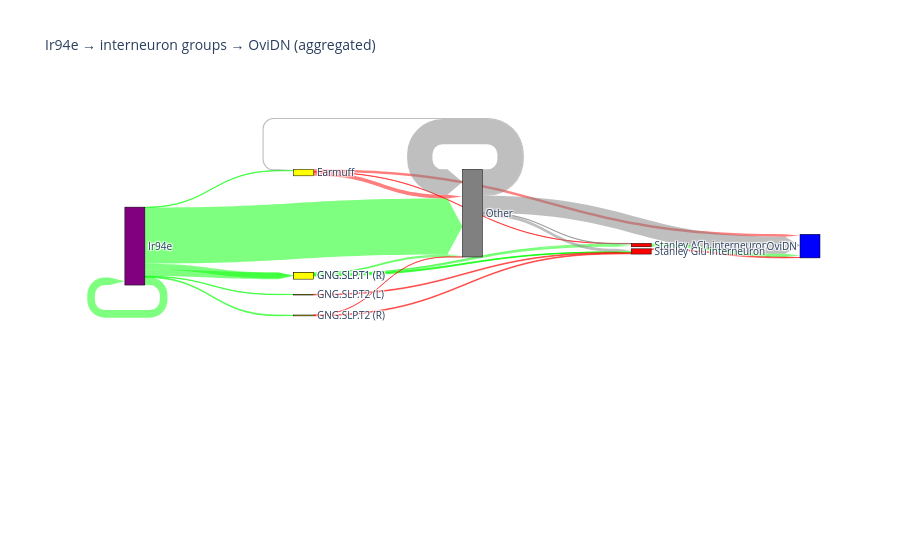

Here is the notebook cell this chart was saved with:
### Markdown cell above
## 1.5 Construct the Sankey

The library used to visualize the Sankey, `plotly`, uses lists of sources, targets, and values. The sources, targets, and values only take integers, which correspond to the indices of the `labels`. `name_to_idx` maps the name of the group to its index in `labels`.

Essentially, there's some boilerplate needed to represent the data in a way that `plotly` understands and can use to build the diagram.

### Code cell
import pandas as pd
import json

aggregated = pd.read_csv("grouped_edge_list.csv")

# Build global labels
name_to_idx = {}
labels = []

source = []
target = []
value = []

for group in aggregated['pre_group'].unique():
    if group not in name_to_idx:
        name_to_idx[group] = len(labels)
        labels.append(group)

for group in aggregated['post_group'].unique():
    if group not in name_to_idx:
        name_to_idx[group] = len(labels)
        labels.append(group)

for _, row in aggregated.iterrows():
    source.append(name_to_idx[row['pre_group']])
    target.append(name_to_idx[row['post_group']])
    value.append(row['syn_count'])


name_to_color = { # Key by group name for easier identification
    "Ir94e": {"line": "purple", "arrow": "rgba(0, 255, 0, 0.5)"},
    "GNG.SLP.T1 (L)": {"line": "yellow", "arrow": "rgba(0, 255, 0, 0.5)"},
    "GNG.SLP.T1 (R)": {"line": "yellow", "arrow": "rgba(0, 255, 0, 0.5)"},
    "GNG.SLP.T2 (L)": {"line": "yellow", "arrow": "rgba(255, 0, 0, 0.5)"},
    "GNG.SLP.T2 (R)": {"line": "yellow", "arrow": "rgba(255, 0, 0, 0.5)"},
    "Earmuff": {"line": "yellow", "arrow": "rgba(255, 0, 0, 0.5)"},
    "Stanley Glu interneuron": {"line": "red", "arrow": "rgba(255, 0, 0, 0.5)"},
    "Stanley ACh interneuron": {"line": "red", "arrow": "rgba(0, 255, 0, 0.5)"},
    "OviDN": {"line": "blue", "arrow": "rgba(0, 255, 0, 0.5)"},
}

node_colors = [name_to_color.get(label, {"line": "grey"})['line'] for label in labels]
arrow_colors = [name_to_color.get(labels[src], {"arrow": "rgba(128, 128, 128, 0.5)"})['arrow'] for src in source]

# plot Sankey
fig = go.Figure(data=[go.Sankey(
    node=dict(
        pad=15,
        thickness=20,
        line=dict(color="black", width=0.5),
        label=labels,
        color=node_colors
    ),
    link=dict(
        arrowlen=15,
        source=source,
        target=target,
        value=value,
        color=arrow_colors
    )
)])
fig.update_layout(title_text="Ir94e → interneuron groups → OviDN (aggregated)", font_size=10)
fig.show()

### Figure 1 — Plotly figure (JSON) as saved in the notebook; plotly's stock layout.template omitted (floating-point values rounded to 4 significant figures)
{"data": [{"link": {"arrowlen": 15, "color": ["rgba(255, 0, 0, 0.5)", "rgba(255, 0, 0, 0.5)", "rgba(255, 0, 0, 0.5)", "rgba(0, 255, 0, 0.5)", "rgba(0, 255, 0, 0.5)", "rgba(0, 255, 0, 0.5)", "rgba(0, 255, 0, 0.5)", "rgba(0, 255, 0, 0.5)", "rgba(0, 255, 0, 0.5)", "rgba(255, 0, 0, 0.5)", "rgba(255, 0, 0, 0.5)", "rgba(255, 0, 0, 0.5)", "rgba(0, 255, 0, 0.5)", "rgba(0, 255, 0, 0.5)", "rgba(0, 255, 0, 0.5)", "rgba(0, 255, 0, 0.5)", "rgba(0, 255, 0, 0.5)", "rgba(0, 255, 0, 0.5)", "rgba(0, 255, 0, 0.5)", "rgba(128, 128, 128, 0.5)", "rgba(128, 128, 128, 0.5)", "rgba(128, 128, 128, 0.5)", "rgba(128, 128, 128, 0.5)", "rgba(128, 128, 128, 0.5)", "rgba(0, 255, 0, 0.5)", "rgba(255, 0, 0, 0.5)"], "source": [0, 0, 0, 1, 1, 1, 2, 2, 2, 3, 4, 4, 5, 5, 5, 5, 5, 5, 5, 6, 6, 6, 6, 6, 7, 8], "target": [6, 9, 7, 6, 7, 8, 6, 7, 8, 8, 6, 8, 0, 1, 2, 3, 4, 5, 6, 0, 6, 9, 7, 8, 9, 9], "value": [166, 102, 10, 50, 84, 19, 49, 43, 8, 34, 5, 34, 21, 251, 287, 19, 36, 326, 2411, 48, 1088, 738, 10, 132, 142, 34]}, "node": {"color": ["yellow", "yellow", "yellow", "yellow", "yellow", "purple", "grey", "red", "red", "blue"], "label": ["Earmuff", "GNG.SLP.T1 (L)", "GNG.SLP.T1 (R)", "GNG.SLP.T2 (L)", "GNG.SLP.T2 (R)", "Ir94e", "Other", "Stanley ACh interneuron", "Stanley Glu interneuron", "OviDN"], "line": {"color": "black", "width": 0.5}, "pad": 15, "thickness": 20}, "type": "sankey"}], "layout": {"font": {"size": 10}, "title": {"text": "Ir94e → interneuron groups → OviDN (aggregated)"}}}
